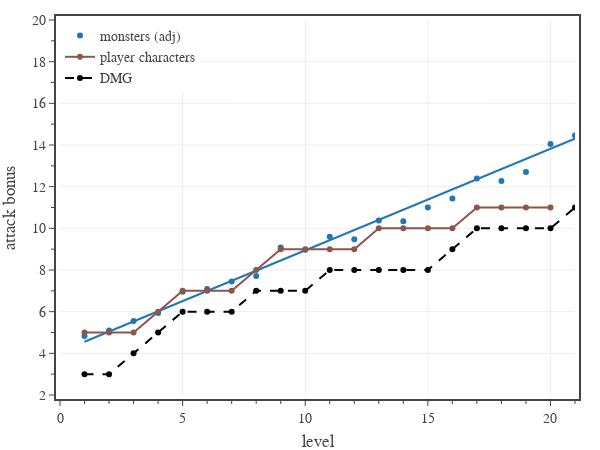

Notebook cell for this chart:
### Code cell
# Fig. 5: plots average attack bonus for both monster and player characters
# create figure
fig = go.Figure(
    layout=go.Layout(
        template=tfb.FIG_TEMPLATE,
        margin=dict(l=60, r=25, b=55, t=20, pad=4),
        xaxis=dict(
            title_text='level',
            range=[0,21],
            tick0=0, dtick=5,
            minor=dict(tick0=0, dtick=1),
        ),
        yaxis=dict(
            title_text='attack bonus',
            range=[2,20],
            tick0=0, dtick=2,
            minor=dict(tick0=0, dtick=1),
        ),
        legend=dict(
            xanchor='left', yanchor='top',
            x=0.00, y=1.00,
            orientation='v',
            tracegroupgap=0,
        )
    )
)

# plot monster average
dfM = pd.read_csv('../../assets/data/monsters.csv')
dfM = dfM[['CR','adj AB']].groupby(['CR']).mean().reset_index()
dfM = dfM[dfM['CR'].between(1, 30)]
plot_data_and_fit(
    fig, 
    #dfM['CR'], dfM['AB'] + 8, 
    dfM['CR'], dfM['adj AB'], 
    name='monsters (adj)',
    legendgroup='monsters (adj)',
    line=dict(color=COLOR_LIST[0]),
    hovertemplate=
        '<b>monsters (adj)</b><br>'+
        'CR %{x}<br>'+
        'AB %{y:,.0f}' + 
        '<extra></extra>',
    print_coefficients=True,
)

# plot player character save DCs
pc = {
    'level':      [ 1, 2, 3, 4, 5, 6, 7, 8, 9,10,11,12,13,14,15,16,17,18,19,20],
    'attack mod': [ 3, 3, 3, 4, 4, 4, 4, 5, 5, 5, 5, 5, 5, 5, 5, 5, 5, 5, 5, 5],
    'prof bonus': [ 2, 2, 2, 2, 3, 3, 3, 3, 4, 4, 4, 4, 5, 5, 5, 5, 6, 6, 6, 6],
}
pc['attack bonus'] = [pc['attack mod'][i] + pc['prof bonus'][i] for i in range(20)]
pc['save dc'] = [pc['attack bonus'][i] + 8 for i in range(20)]
fig.add_trace(go.Scatter(
    x=np.array(pc['level']), 
    y=np.array(pc['attack bonus']),
    mode='markers+lines', 
    name='player characters',
    line_color=COLOR_LIST[5],
    marker_color=COLOR_LIST[5],
    hovertemplate=
        '<b>player characters</b><br>'+
        'Level %{x}<br>'+
        'AB %{y:,.0f}' + 
        '<extra></extra>'
))

# plot monster save DCs
dfD = pd.read_csv('../../assets/data/dmg-targets.csv') # 'CR','PB','AC','AB','DC'
dfD = dfD[dfD['CR'].between(1, 30)]
fig.add_trace(go.Scatter(
    x=np.array(dfD['CR']), 
    y=np.array(dfD['AB']),
    mode='markers+lines', 
    name='DMG',
    legendgroup='DMG',
    line=dict(color='black', dash='dash'),
    hovertemplate=
        '<b>DMG</b><br>'+
        'CR %{x}<br>'+
        'AB %{y:,.0f}' + 
        '<extra></extra>'
))

# show figure
fig.update_layout(width=600, height=450)
fig.show(config=tfb.FIG_CONFIG)

# save figures
if SAVEFIGS:
    fig.update_layout(autosize=True, width=None, height=None)
    tfb.save_fig_html(fig, format='large', name=f'./fig-ab-vs-level-large')
    tfb.save_fig_html(fig, format='small', name=f'./fig-ab-vs-level-small')

### Figure 1 — Plotly figure (JSON) as saved in the notebook; plotly's stock layout.template omitted (floating-point values rounded to 4 significant figures)
{"data": [{"hovertemplate": "<b>monsters (adj)</b><br>CR %{x}<br>AB %{y:,.0f}<extra></extra>", "legendgroup": "monsters (adj)", "line": {"color": "#1f77b4"}, "mode": "markers", "name": "monsters (adj)", "type": "scatter", "x": [1, 2, 3, 4, 5, 6, 7, 8, 9, 10, 11, 12, 13, 14, 15, 16, 17, 18, 19, 20, 21, 22, 23, 24, 25, 26, 27, 28, 30], "y": [4.828, 5.102, 5.549, 5.942, 6.954, 7.093, 7.454, 7.71, 9.075, 8.97, 9.6, 9.481, 10.37, 10.34, 11, 11.43, 12.39, 12.27, 12.71, 14.05, 14.46, 14.38, 15.06, 15.79, 17.46, 17.28, 18.12, 17.86, 17.75]}, {"hoverinfo": "skip", "hovertemplate": "<b>monsters (adj)</b><br>CR %{x}<br>AB %{y:,.0f}<extra></extra>", "legendgroup": "monsters (adj)", "line": {"color": "#1f77b4", "dash": "solid"}, "mode": "lines", "name": "monsters (adj)", "showlegend": false, "type": "scatter", "x": [1, 2, 3, 4, 5, 6, 7, 8, 9, 10, 11, 12, 13, 14, 15, 16, 17, 18, 19, 20, 21, 22, 23, 24, 25, 26, 27, 28, 30], "y": [4.558, 5.045, 5.532, 6.019, 6.507, 6.994, 7.481, 7.968, 8.456, 8.943, 9.43, 9.917, 10.4, 10.89, 11.38, 11.87, 12.35, 12.84, 13.33, 13.82, 14.3, 14.79, 15.28, 15.76, 16.25, 16.74, 17.23, 17.71, 18.69]}, {"hovertemplate": "<b>player characters</b><br>Level %{x}<br>AB %{y:,.0f}<extra></extra>", "line": {"color": "#8c564b"}, "marker": {"color": "#8c564b"}, "mode": "markers+lines", "name": "player characters", "type": "scatter", "x": [1, 2, 3, 4, 5, 6, 7, 8, 9, 10, 11, 12, 13, 14, 15, 16, 17, 18, 19, 20], "y": [5, 5, 5, 6, 7, 7, 7, 8, 9, 9, 9, 9, 10, 10, 10, 10, 11, 11, 11, 11]}, {"hovertemplate": "<b>DMG</b><br>CR %{x}<br>AB %{y:,.0f}<extra></extra>", "legendgroup": "DMG", "line": {"color": "black", "dash": "dash"}, "mode": "markers+lines", "name": "DMG", "type": "scatter", "x": [1, 2, 3, 4, 5, 6, 7, 8, 9, 10, 11, 12, 13, 14, 15, 16, 17, 18, 19, 20, 21, 22, 23, 24, 25, 26, 27, 28, 29, 30], "y": [3, 3, 4, 5, 6, 6, 6, 7, 7, 7, 8, 8, 8, 8, 8, 9, 10, 10, 10, 10, 11, 11, 11, 12, 12, 12, 13, 13, 13, 14]}], "layout": {"height": 450, "legend": {"orientation": "v", "tracegroupgap": 0, "x": 0, "xanchor": "left", "y": 1, "yanchor": "top"}, "margin": {"b": 55, "l": 60, "pad": 4, "r": 25, "t": 20}, "width": 600, "xaxis": {"dtick": 5, "minor": {"dtick": 1, "tick0": 0}, "range": [0, 21], "tick0": 0, "title": {"text": "level"}}, "yaxis": {"dtick": 2, "minor": {"dtick": 1, "tick0": 0}, "range": [2, 20], "tick0": 0, "title": {"text": "attack bonus"}}}}
